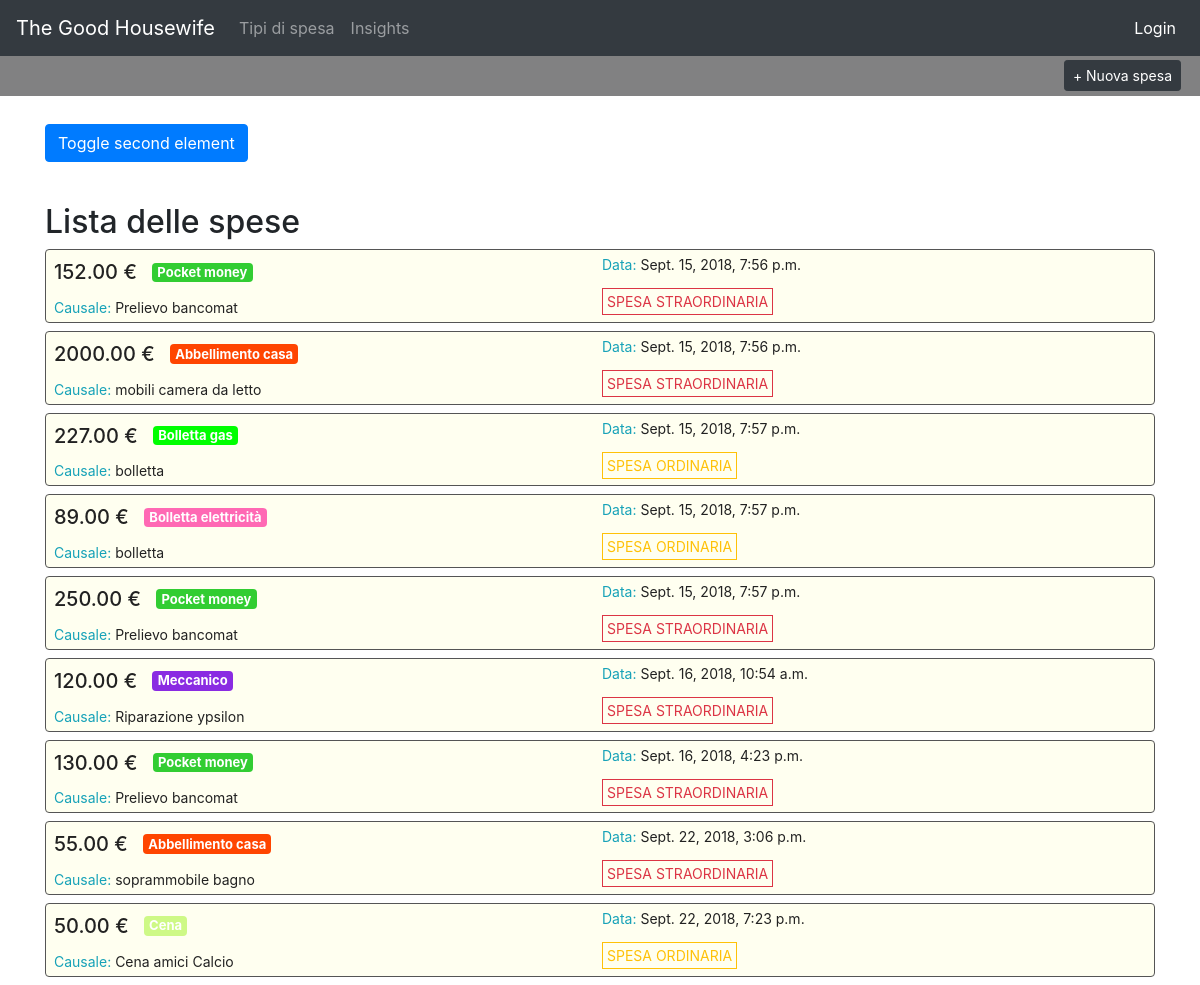
The page / on the database its author committed.
### core/models.py (models this page shows, shortened)
class Spesa(models.Model):
    importo = models.DecimalField(max_digits=6, decimal_places=2)
    causale = models.CharField(max_length=100)
    data = models.DateTimeField(default=timezone.now)
    note = models.TextField(null=True, blank=True)
    tipo_spesa = models.ForeignKey('TipoSpesa', on_delete=models.CASCADE, null=True, blank=True)

class TipoSpesa(models.Model):
    nome = models.CharField(max_length=100)
    colore_badge = models.CharField(max_length=30)
    spesa_ordinaria = models.BooleanField(default=False)
    def __str__(self):
        return self.nome

### core/views.py (the view)
# urls.py: path('', views.HomePageView.as_view(), name='home'),
class HomePageView(ListView):
    template_name = 'home.html'
    model = Spesa

### templates/home.html (shortened to what this page needs)
{% extends 'base.html' %}
{% block content %}
<div class="container pt-4">
  <div class="row">
    <div class="col-md-12">
      <div class="mb-4">
        <p>
          <button class="btn btn-primary" type="button" data-toggle="collapse" data-target="#multiCollapseExample1" aria-expanded="false" aria-controls="multiCollapseExample2">Toggle second element</button>
        </p>
        <div class="row">
          <div class="col">
          </div>
        </div>
      </div>
      <h2>Lista delle spese</h2>
      {% for spesa in object_list %}
      <a href="{% url 'spesa_detail' spesa.pk %}" class="no-link-style">
        <div class="card w-100 p-1 d-flex flex-row justify-content-between mb-2 spesa-card">
          <div class="flex-1 pl-1">
            <h5 class="mb-1">
              {{ spesa.importo }} €
              {% if spesa.tipo_spesa %}
                <span class="badge spesa-badge" style="background: {{ spesa.tipo_spesa.colore_badge }};">{{ spesa.tipo_spesa }}</span>
              {% endif %}
            </h5>
            <p class="mb-0">
              <span class="text-info">Causale:</span> {{ spesa.causale }}
            </p>
          </div>
          <div class="flex-1">
            <p><span class="text-info">Data:</span> {{ spesa.data }}</p>
            {% if spesa.tipo_spesa.spesa_ordinaria %}
            <p class="text-warning mb-0 border p-1 d-initial border-warning">SPESA ORDINARIA</p>
            {% else %}
            <p class="text-danger mb-0 border p-1 d-initial border-danger">SPESA STRAORDINARIA</p>
            {% endif %}
          </div>
        </div>
      </a>
      {% endfor %}
    </div>
  </div>
</div>
{% endblock content %}

### static/css/base.css (style rules this page uses)
.spesa-card { background: ivory; border-color: #555; }
.spesa-badge { font-size: 13px; position: relative; bottom: 3px; color: #fff; margin-top: 0.7rem; margin-left: 10px; margin-bottom: 0.5rem; }
.spesa-card p { font-size: 14px; }
.no-link-style, .no-link-style:hover, .no-link-style:focus, .no-link-style:visited { text-decoration: none; color: #222; }
.d-initial { display: initial; }
.flex-1 { flex: 1; }

### rows shown on the page
Spesa: importo "152.00", tipo_spesa "Pocket money", causale "Prelievo bancomat", data "Sept. 15, 2018, 7:56 p.m.", shows "SPESA STRAORDINARIA"
Spesa: importo "2000.00", tipo_spesa "Abbellimento casa", causale "mobili camera da letto", data "Sept. 15, 2018, 7:56 p.m.", shows "SPESA STRAORDINARIA"
Spesa: importo "227.00", tipo_spesa "Bolletta gas", causale "bolletta", data "Sept. 15, 2018, 7:57 p.m.", shows "SPESA ORDINARIA"
Spesa: importo "89.00", tipo_spesa "Bolletta elettricità", causale "bolletta", data "Sept. 15, 2018, 7:57 p.m.", shows "SPESA ORDINARIA"
Spesa: importo "250.00", tipo_spesa "Pocket money", causale "Prelievo bancomat", data "Sept. 15, 2018, 7:57 p.m.", shows "SPESA STRAORDINARIA"
Spesa: importo "120.00", tipo_spesa "Meccanico", causale "Riparazione ypsilon", data "Sept. 16, 2018, 10:54 a.m.", shows "SPESA STRAORDINARIA"
Spesa: importo "130.00", tipo_spesa "Pocket money", causale "Prelievo bancomat", data "Sept. 16, 2018, 4:23 p.m.", shows "SPESA STRAORDINARIA"
Spesa: importo "55.00", tipo_spesa "Abbellimento casa", causale "soprammobile bagno", data "Sept. 22, 2018, 3:06 p.m.", shows "SPESA STRAORDINARIA"
Spesa: importo "50.00", tipo_spesa "Cena", causale "Cena amici Calcio", data "Sept. 22, 2018, 7:23 p.m.", shows "SPESA ORDINARIA"
